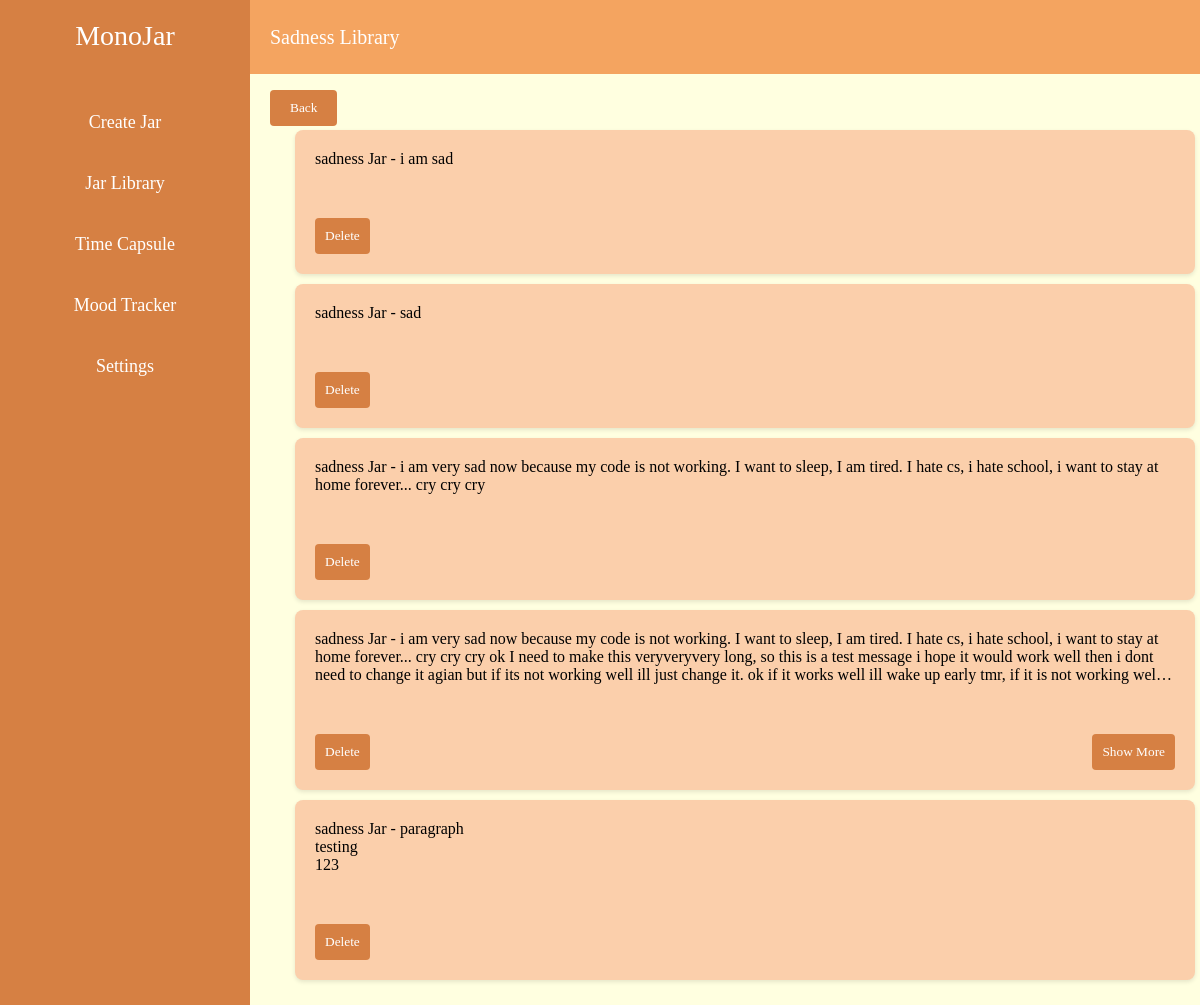
Page /sadnessLibrary/wangjiaa on the earlier database version.
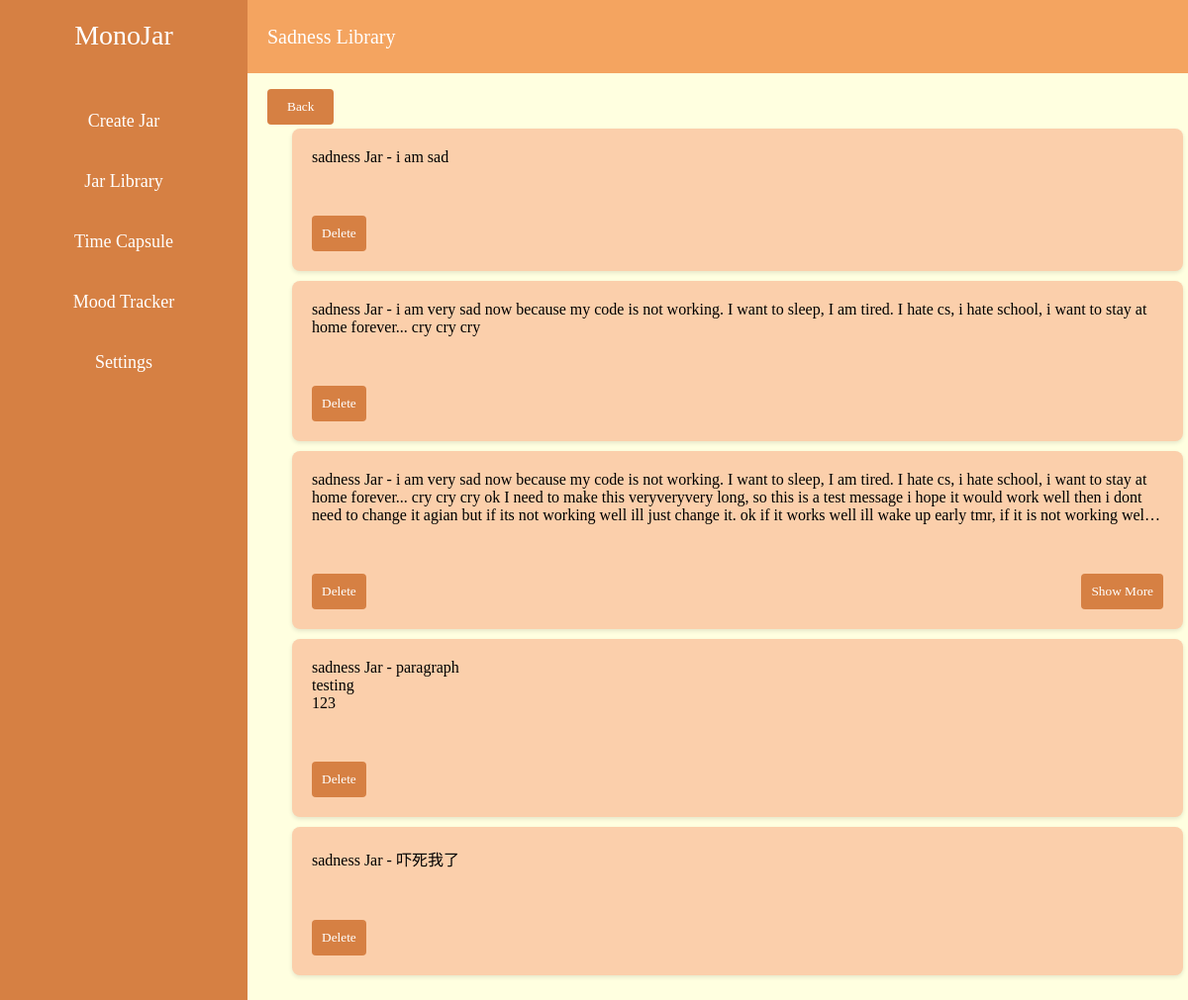
Same page on the later database version.
### tables this page shows
CREATE TABLE jars (
                id INTEGER PRIMARY KEY AUTOINCREMENT,
                username TEXT NOT NULL,
                type TEXT NOT NULL,
                content TEXT NOT NULL,
                FOREIGN KEY (username) REFERENCES users(username) ON DELETE CASCADE
            );

### Backend/app.py (the view)
@app.route('/sadnessLibrary/<username>')
def sadness_library(username):
    jars = query_jars(username, 'sadness')
    return render_template('sadnessLibrary.html', jars=jars, username=username)

### Backend/app.py (called while the page is built)
def query_jars(username, jar_type):
    conn = get_db()
    cursor = conn.cursor()
    cursor.execute('SELECT id, type, content FROM jars WHERE username = ? AND type = ?',
                   (username, jar_type))
    rows = cursor.fetchall()
    conn.close()
    jars = [{'id': row[0], 'type': row[1], 'content': row[2]} for row in rows]
    return jars

### Frontend/templates/sadnessLibrary.html
{% extends 'base.html' %}
{% block content %}
<div class="main-content">
    <div class="header">
        <div class="title">Sadness Library</div>
    </div>
    <div class="content">
        <a href="/createJar/{{ username }}">
            <button class="back-button">Back</button>
        </a>
        <ul id="jar-list">
            {% for jar in jars %}
            <li class="content jar collapsed" id="jar-{{ jar.id }}">
                <p>{{ jar.type }} Jar - {{ jar.content }}</p>
                <button class="expand-button" data-jar-id="{{ jar.id }}">Show More</button>
                <button class="delete-button" data-jar-id="{{ jar.id }}">Delete</button>
            </li>
            {% endfor %}
        </ul>
    </div>
</div>
{% endblock %}

### Frontend/templates/base.html (shortened to what this page needs)
<!DOCTYPE html>
<html lang="en">
    <head>
        <link rel="stylesheet" href="/static/css/sidebarStyle.css">
        <link rel="stylesheet" href="/static/css/createJarStyle.css">
        <link rel="stylesheet" href="/static/css/libraryStyle.css">
        <link rel="stylesheet" href="/static/css/capsuleStyle.css">
        <link rel="stylesheet" href="/static/css/capsuleLibrary.css">
        <link rel="stylesheet" href="/static/css/moodCalendar.css">
        <link rel="stylesheet" href="https://cdn.jsdelivr.net/npm/fullcalendar@5.11.0/main.min.css">
        <link rel="stylesheet" href="/static/css/moodTrend.css">
        <link rel="stylesheet" href="/static/css/jarAppearance.css">
        <link rel="stylesheet" href="/static/css/aboutStyle.css">
    </head>
    <body>
        <div class="container">
            {% include 'sidebar.html' %}
            {% block content %}{% endblock %}
        </div>
    </body>
</html>

### Frontend/templates/sidebar.html (shortened to what this page needs)
<div class="sidebar">
    <div class="logo">MonoJar</div>
    <a href="#" class="main-tab" data-target="createjar-submenu">Create Jar</a>
    <a href="#" class="main-tab" data-target="library-submenu">Jar Library</a>
    <a href="#" class="main-tab" data-target="capsule-submenu">Time Capsule</a>
    <a href="#" class="main-tab" data-target="mood-submenu">Mood Tracker</a>
    <a href="#" class="main-tab" data-target="settings-submenu">Settings</a>
</div>

### Frontend/static/css/sidebarStyle.css (style rules this page uses)
body { font-family: 'Georgia', serif; margin: 0; padding: 0; background-color: #FFFFE0; }
.container { display: flex; height: 100vh; }
.sidebar { width: 250px; background-color: #d68043; color: #fff; display: flex; font-size: 18px; flex-direction: column; align-items: center; padding: 20px 0; }
.sidebar a { color: #fff; text-decoration: none; padding: 10px 20px; width: 100%; text-align: center; margin: 10px 0; border-radius: 4px; }
.sidebar .logo { font-size: 28px; margin-bottom: 40px; }

### Frontend/static/css/createJarStyle.css (style rules this page uses)
.main-content { flex: 1; display: flex; flex-direction: column; overflow: hidden; }
.header { height: 80px; background-color: #F4A460; color: #fff; display: flex; align-items: center; justify-content: space-between; padding: 0 20px; }
.header .title { font-size: 20px; }
.content { display: flex; flex-wrap: wrap; gap: 40px; justify-content: center; align-items: center; width: 100%; height: 100%; overflow-y: auto; }
.back-button { font-family: 'Georgia', serif; position: absolute; top: 90px; left: 270px; padding: 10px 20px; background-color: #d68043; color: #fff; border: none; border-radius: 4px; cursor: pointer; }

### Frontend/static/css/libraryStyle.css (style rules this page uses)
.jar { background-color: #fbcfab; border-radius: 8px; box-shadow: 0 2px 4px rgba(0, 0, 0, 0.1); padding: 20px; width: 900px; height: fit-content; box-sizing: border-box; text-decoration: none; color: inherit; display: flex; flex-direction: column; align-items: flex-start; justify-content: center; transition: transform 0.2s; margin-bottom: 10px; overflow: hidden; position: relative; }
.jar p { margin: 0; text-align: left; white-space: pre-wrap; }
button.delete-button, button.expand-button { font-family: 'Georgia', serif; padding: 10px; color: #fff; background-color: #d68043; border: none; border-radius: 4px; cursor: pointer; margin-top: 10px; }
button.expand-button { position: absolute; right: 20px; bottom: 20px; }
.jar.collapsed p { display: -webkit-box; -webkit-line-clamp: 3; -webkit-box-orient: vertical; overflow: hidden; text-overflow: ellipsis; }
.jar.collapsed { max-height: 200px; }

Differences in the rows shown:
removed jars: type "sadness", content "sad"
added jars: type "sadness", content "吓死我了"
